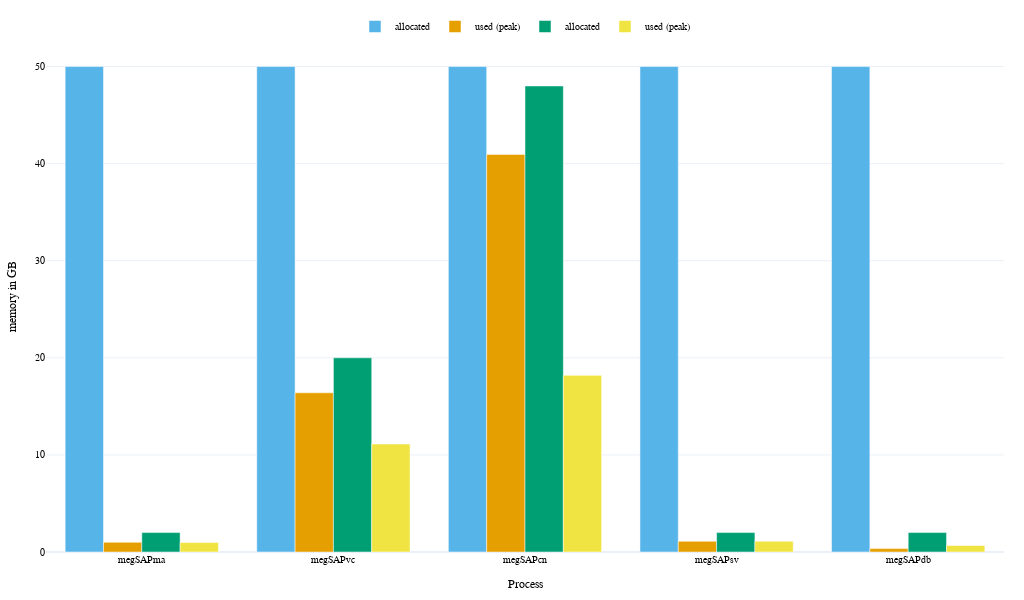

The notebook cell saved with this chart:
### Code cell
figure_memory = go.Figure()

figure_memory.add_trace(
    go.Bar(
        x=df_memory_v03["step"],
        y=df_memory_v03["allocated"],
        name="allocated",
        marker_color=CUD_COLORS[1],
    ),
)

figure_memory.add_trace(
    go.Bar(
        x=df_memory_v03["step"],
        y=df_memory_v03["used"],
        name="used (peak)",
        marker_color=CUD_COLORS[0],
    ),
)

figure_memory.add_trace(
    go.Bar(
        x=df_memory_v04["step"],
        y=df_memory_v04["allocated"],
        name="allocated",
        marker_color=CUD_COLORS[2],
    ),
)

figure_memory.add_trace(
    go.Bar(
        x=df_memory_v04["step"],
        y=df_memory_v04["used"],
        name="used (peak)",
        marker_color=CUD_COLORS[3],
    ),
)

figure_memory.update_layout(
    dict(
        width=570,
        height=320,
        margin=dict(l=20, r=20, t=20, b=20),
        template="plotly_white+cud",
        showlegend=True,
        legend=dict(orientation="h", yanchor="bottom", y=1, xanchor="center", x=0.5),
        xaxis_title="Process",
        yaxis_title="memory in GB",
        font=dict(family="Arial", color="#000000", size=10),
    )
)

figure_memory.write_image("pipeline_benchmark_memory_compared.pdf")

figure_memory.update_layout(
    dict(
        width=1024,
        height=600,
        font=dict(family="Arial", color="#000000"),
    )
)
figure_memory.show()

### Figure 1 — Plotly figure (JSON) as saved in the notebook; plotly's stock layout.template omitted (floating-point values rounded to 4 significant figures)
{"data": [{"marker": {"color": "#56b4e9"}, "name": "allocated", "type": "bar", "x": ["megSAPma", "megSAPvc", "megSAPcn", "megSAPsv", "megSAPdb"], "y": [50, 50, 50, 50, 50]}, {"marker": {"color": "#e69f00"}, "name": "used (peak)", "type": "bar", "x": ["megSAPma", "megSAPvc", "megSAPcn", "megSAPsv", "megSAPdb"], "y": [1, 16.4, 40.95, 1.1, 0.35]}, {"marker": {"color": "#009e73"}, "name": "allocated", "type": "bar", "x": ["megSAPma", "megSAPvc", "megSAPcn", "megSAPsv", "megSAPdb"], "y": [2, 20, 48, 2, 2]}, {"marker": {"color": "#f0e442"}, "name": "used (peak)", "type": "bar", "x": ["megSAPma", "megSAPvc", "megSAPcn", "megSAPsv", "megSAPdb"], "y": [0.988, 11.12, 18.19, 1.11, 0.67]}], "layout": {"font": {"color": "#000000", "family": "Arial", "size": 10}, "height": 600, "legend": {"orientation": "h", "x": 0.5, "xanchor": "center", "y": 1, "yanchor": "bottom"}, "margin": {"b": 20, "l": 20, "r": 20, "t": 20}, "showlegend": true, "width": 1024, "xaxis": {"title": {"text": "Process"}}, "yaxis": {"title": {"text": "memory in GB"}}}}
